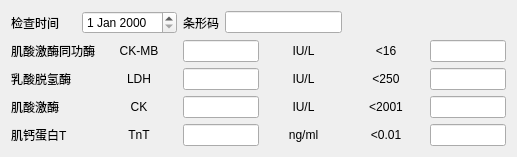
        <widget class="QWidget" name="widget_xzgn" native="true">
         <layout class="QVBoxLayout" name="verticalLayout_6">
          <item>
           <layout class="QGridLayout" name="gridLayout_12" rowstretch="0,0,0,0,0" columnstretch="1,1,1,1,1,1" rowminimumheight="1,1,1,1,1">
            <item row="1" column="5">
             <widget class="QLineEdit" name="lineEdit_229"/>
            </item>
            <item row="3" column="4">
             <widget class="QLabel" name="label_464">
              <property name="text">
               <string>&lt;2001</string>
              </property>
              <property name="alignment">
               <set>Qt::AlignCenter</set>
              </property>
             </widget>
            </item>
            <item row="1" column="2">
             <widget class="QLineEdit" name="lineEdit_217"/>
            </item>
            <item row="4" column="0">
             <widget class="QLabel" name="label_508">
              <property name="text">
               <string>肌钙蛋白T</string>
              </property>
              <property name="alignment">
               <set>Qt::AlignLeading|Qt::AlignLeft|Qt::AlignVCenter</set>
              </property>
             </widget>
            </item>
            <item row="4" column="4">
             <widget class="QLabel" name="label_512">
              <property name="text">
               <string>&lt;0.01</string>
              </property>
              <property name="alignment">
               <set>Qt::AlignCenter</set>
              </property>
             </widget>
            </item>
            <item row="2" column="5">
             <widget class="QLineEdit" name="lineEdit_220"/>
            </item>
            <item row="2" column="2">
             <widget class="QLineEdit" name="lineEdit_226"/>
            </item>
            <item row="4" column="2">
             <widget class="QLineEdit" name="lineEdit_210"/>
            </item>
            <item row="0" column="2" colspan="2">
             <layout class="QHBoxLayout" name="horizontalLayout_12">
              <item>
               <widget class="QLabel" name="label_513">
                <property name="text">
                 <string>条形码</string>
                </property>
               </widget>
              </item>
              <item>
               <widget class="QLineEdit" name="lineEdit_231"/>
              </item>
             </layout>
            </item>
            <item row="2" column="0">
             <widget class="QLabel" name="label_477">
              <property name="text">
               <string>乳酸脱氢酶</string>
              </property>
              <property name="alignment">
               <set>Qt::AlignLeading|Qt::AlignLeft|Qt::AlignVCenter</set>
              </property>
             </widget>
            </item>
            <item row="4" column="3">
             <widget class="QLabel" name="label_528">
              <property name="text">
               <string>ng/ml</string>
              </property>
              <property name="alignment">
               <set>Qt::AlignCenter</set>
              </property>
             </widget>
            </item>
            <item row="2" column="4">
             <widget class="QLabel" name="label_463">
              <property name="text">
               <string>&lt;250</string>
              </property>
              <property name="alignment">
               <set>Qt::AlignCenter</set>
              </property>
             </widget>
            </item>
            <item row="3" column="5">
             <widget class="QLineEdit" name="lineEdit_214"/>
            </item>
            <item row="0" column="0" colspan="2">
             <layout class="QHBoxLayout" name="horizontalLayout_11">
              <item>
               <widget class="QLabel" name="label_468">
                <property name="text">
                 <string>检查时间</string>
                </property>
               </widget>
              </item>
              <item>
               <widget class="QDateEdit" name="dateEdit_7"/>
              </item>
             </layout>
            </item>
            <item row="1" column="3">
             <widget class="QLabel" name="label_493">
              <property name="text">
               <string>IU/L</string>
              </property>
              <property name="alignment">
               <set>Qt::AlignCenter</set>
              </property>
             </widget>
            </item>
            <item row="4" column="5">
             <widget class="QLineEdit" name="lineEdit_213"/>
            </item>
            <item row="2" column="1">
             <widget class="QLabel" name="label_484">
              <property name="text">
               <string>LDH</string>
              </property>
              <property name="alignment">
               <set>Qt::AlignCenter</set>
              </property>
             </widget>
            </item>
            <item row="1" column="4">
             <widget class="QLabel" name="label_500">
              <property name="text">
               <string>&lt;16</string>
              </property>
              <property name="alignment">
               <set>Qt::AlignCenter</set>
              </property>
             </widget>
            </item>
            <item row="3" column="0">
             <widget class="QLabel" name="label_483">
              <property name="text">
               <string>肌酸激酶</string>
              </property>
              <property name="alignment">
               <set>Qt::AlignLeading|Qt::AlignLeft|Qt::AlignVCenter</set>
              </property>
             </widget>
            </item>
            <item row="3" column="1">
             <widget class="QLabel" name="label_529">
              <property name="text">
               <string>CK</string>
              </property>
              <property name="alignment">
               <set>Qt::AlignCenter</set>
              </property>
             </widget>
            </item>
            <item row="2" column="3">
             <widget class="QLabel" name="label_499">
              <property name="text">
               <string>IU/L</string>
              </property>
              <property name="alignment">
               <set>Qt::AlignCenter</set>
              </property>
             </widget>
            </item>
            <item row="4" column="1">
             <widget class="QLabel" name="label_485">
              <property name="text">
               <string>TnT</string>
              </property>
              <property name="alignment">
               <set>Qt::AlignCenter</set>
              </property>
             </widget>
            </item>
            <item row="3" column="3">
             <widget class="QLabel" name="label_494">
              <property name="text">
               <string>IU/L</string>
              </property>
              <property name="alignment">
               <set>Qt::AlignCenter</set>
              </property>
             </widget>
            </item>
            <item row="3" column="2">
             <widget class="QLineEdit" name="lineEdit_225"/>
            </item>
            <item row="1" column="0">
             <widget class="QLabel" name="label_497">
              <property name="text">
               <string>肌酸激酶同功酶</string>
              </property>
              <property name="alignment">
               <set>Qt::AlignLeading|Qt::AlignLeft|Qt::AlignVCenter</set>
              </property>
             </widget>
            </item>
            <item row="1" column="1">
             <widget class="QLabel" name="label_527">
              <property name="text">
               <string>CK-MB</string>
              </property>
              <property name="alignment">
               <set>Qt::AlignCenter</set>
              </property>
             </widget>
            </item>
           </layout>
          </item>
         </layout>
        </widget>
